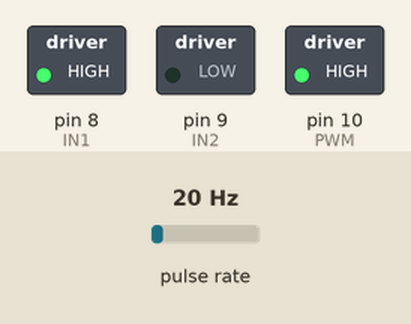
This sketch was run on a simulated Arduino Uno, built with avr-gcc and run on an emulated ATmega328P. Parts: switched loads named in the sketch (green lamp = pin HIGH). Wiring (inferred from the names in the program): pulse sensor: data pin 2. The test bench sets the inputs (shaded band); at power-on: pulse rate 20 Hz. What the sketch prints to the serial monitor is not drawn.

Above: at 0.1 s.
Timing chart, 0 to 1.6 s (numbered marks = the images above):
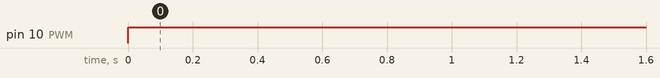

The sketch:

Encoder_RPM_Test.ino
```cpp
#define ENCODEROUTPUT 396

#define ENCA 2 // YELLOW
#define PWM 10
#define IN2 9
#define IN1 8

volatile long encoderValue = 0;

int interval = 1000;
long previousMillis = 0;
long currentMillis = 0;

int rpm = 0;
boolean measureRpm = false;
int motorPwm = 0;

void setup() {
  // put your setup code here, to run once:
  Serial.begin(9600);
  pinMode(ENCA,INPUT);
  attachInterrupt(digitalPinToInterrupt(ENCA),updateEncoder,RISING);

  pinMode(PWM,OUTPUT);
  pinMode(IN1,OUTPUT);
  pinMode(IN2,OUTPUT);
  digitalWrite(IN1,HIGH);
  digitalWrite(IN2,LOW);

  encoderValue = 0;
  previousMillis = millis();
}

void loop() {
  analogWrite(PWM, 255);
//  currentMillis = millis();
//  if(currentMillis - previousMillis < 60000){
//    Serial.print((currentMillis - previousMillis) * 1000);
//    Serial.println(encoderValue);
//
//  }

  // put your main code here, to run repeatedly:
  currentMillis = millis();
  if (currentMillis - previousMillis > interval) {
    previousMillis = currentMillis;


    // Revolutions per minute (RPM) =
    // (total encoder pulse in 1s / motor encoder output) x 60s
    rpm = (float)(encoderValue * 60 / ENCODEROUTPUT);

    // Only update display when there have readings
    if ( rpm > 0) {


      Serial.print(encoderValue);
      Serial.print(" pulse / ");
      Serial.print(ENCODEROUTPUT);
      Serial.print(" pulse per rotation x 60 seconds = ");
      Serial.print(rpm);
      Serial.println(" RPM");
    }

    encoderValue = 0;
  }
}

void updateEncoder()
{
  // Add encoderValue by 1, each time it detects rising signal
  // from hall sensor A
  encoderValue++;
}
```

Measured:
- by itself, pin 10 (PWM): LOW → HIGH at 0.00 s
